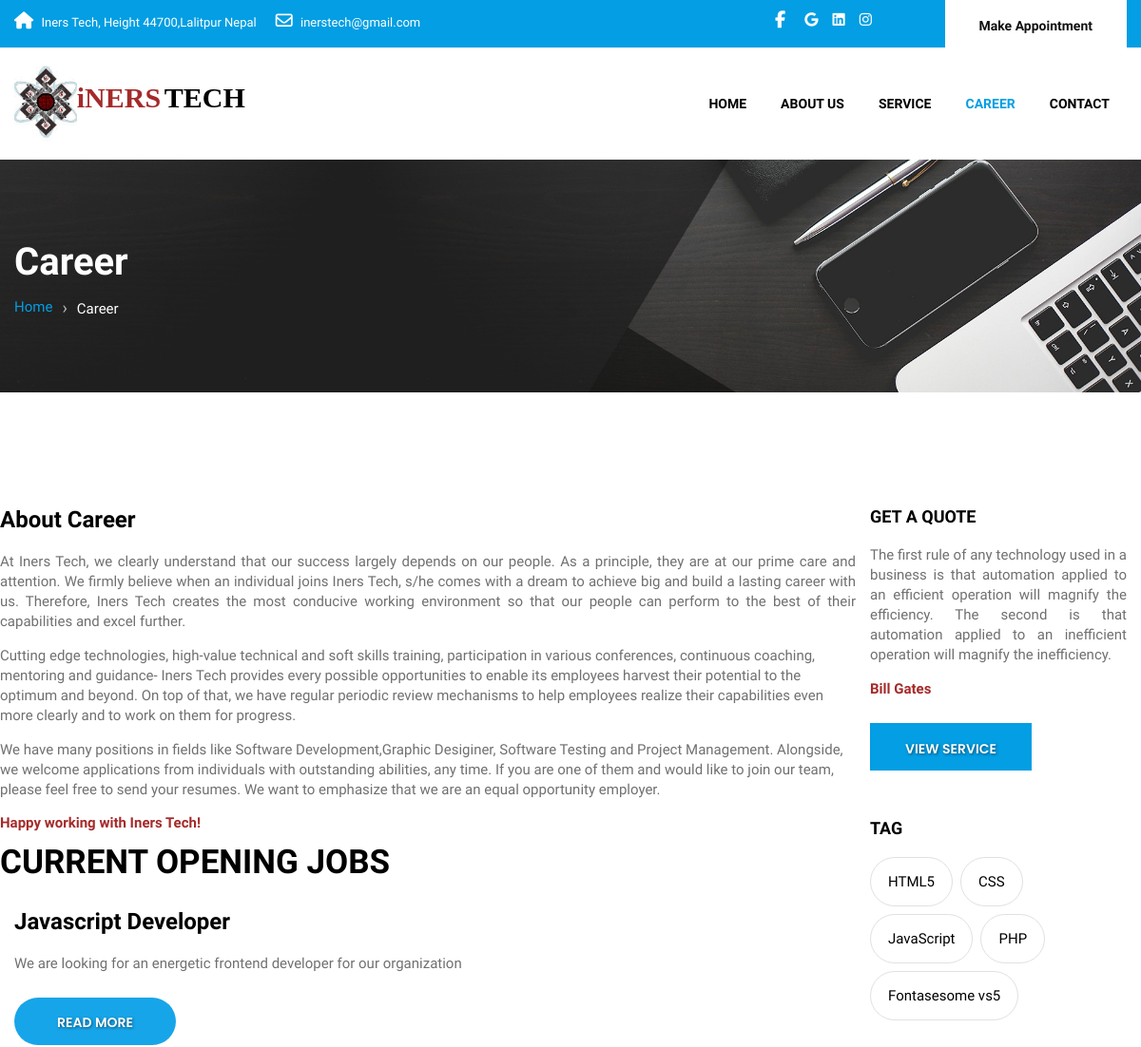
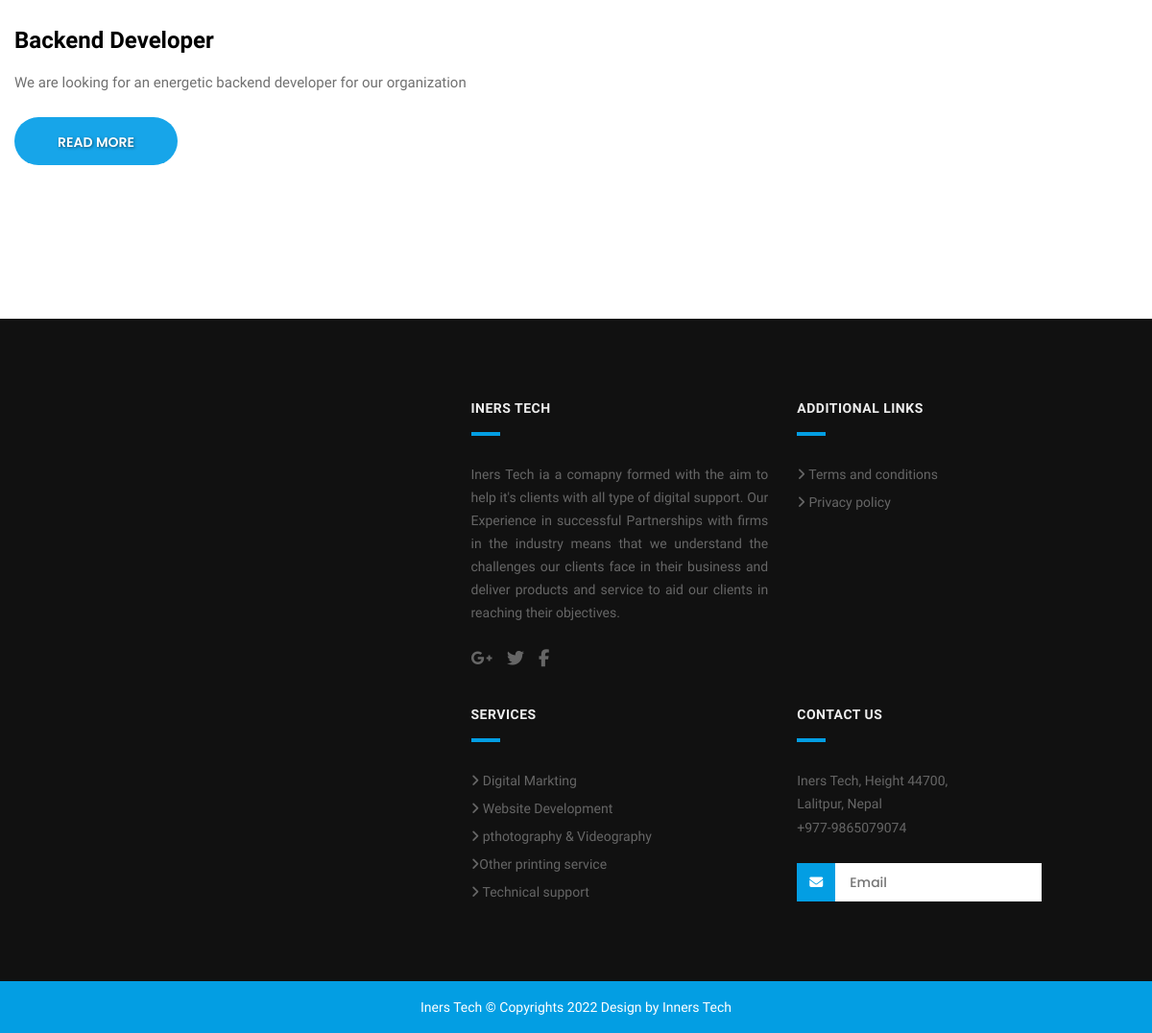
/career.php, run on the app's committed database (2 pictures, top to bottom).
### tables this page shows
CREATE TABLE `vacancy` (
  `id` int(11) NOT NULL,
  `title` varchar(1000) NOT NULL,
  `description` varchar(1000) NOT NULL,
  `responsibilities` varchar(1000) NOT NULL,
  `requirements` varchar(1000) NOT NULL,
  `deadline` date NOT NULL
);

### career.php (the view)
<?php
include 'layout/header.php'
?>
<div id="inner_banner" class="section inner_banner_section">
  <div class="container">
    <div class="row">
      <div class="col-md-12">
        <div class="full">
          <div class="title-holder">
            <div class="title-holder-cell text-left">
              <h1 class="page-title">Career</h1>
              <ol class="breadcrumb">
                <li><a href="index.php">Home</a></li>
                <li class="active">Career</li>
              </ol>
            </div>
          </div>
        </div>
      </div>
    </div>
  </div>
</div>
<div class="section padding_layout_1">
  <div class="container">
    <div class="row">
      <div class="col-md-9">
        <div class="row">
          <h3>About Career</h3>
          <p style="text-align:justify;">At Iners Tech, we clearly understand that our success largely depends on our people. As a principle, they are at our prime care and attention. We firmly believe when an individual joins Iners Tech, s/he comes with a dream to achieve big and build a lasting career with us. Therefore, Iners Tech creates the most conducive working environment so that our people can perform to the best of their capabilities and excel further.</p>
          <p>Cutting edge technologies, high-value technical and soft skills training, participation in various conferences, continuous coaching, mentoring and guidance- Iners Tech provides every possible opportunities to enable its employees harvest their potential to the optimum and beyond. On top of that, we have regular periodic review mechanisms to help employees realize their capabilities even more clearly and to work on them for progress.</p>
          <p>We have many positions in fields like Software Development,Graphic Desiginer, Software Testing and Project Management. Alongside, we welcome applications from individuals with outstanding abilities, any time. If you are one of them and would like to join our team, please feel free to send your resumes. We want to emphasize that we are an equal opportunity employer.</p>
          <center style="text-align:center; color:brown; font-weight:bold; ">Happy working with Iners Tech!</center>
        </div>
        <div class="row" style="margin-bottom: 30px;">
          <h2 style=" font-weight:bold;">Current Opening Jobs</h2>
          <?php
          include 'admin/includes/connection.php';
          $sql = "select * from vacancy";
          $query = mysqli_query($connection, $sql);
          while ($row = mysqli_fetch_assoc($query)) {
          ?>
            <div class="col-md-12">
              <div class="full" style="margin-top: 15px;">
                <h3><?php echo $row['title'] ?></h3>
                <p><?php echo $row['description']?></p>
                <p><a class="btn main_bt" href="recruitment.php?id=<?php echo $row['id']?>">Read More</a></p>
              </div>
            </div>
          <?php
          }
          ?>
        </div>
      </div>
      <div class="col-md-3">
        <div class="side_bar">
          <div class="side_bar_blog">
            <h4>GET A QUOTE</h4>
            <p style="text-align: justify;">The first rule of any technology used in a business is that automation applied to an efficient operation will magnify the efficiency. The second is that automation applied to an inefficient operation will magnify the inefficiency.</p>
            <p style=" margin-bottom:15px; color:brown; font-weight:bold"> Bill Gates</p>
            <a class="btn sqaure_bt" href="service.php">View Service</a>
          </div>
          <div class="side_bar_blog">
            <h4>TAG</h4>
            <div class="tags">
              <ul>
                <li><a href="#">HTML5</a></li>
                <li><a href="#">CSS</a></li>
                <li><a href="#">JavaScript</a></li>
                <li><a href="#">PHP</a></li>
                <li><a href="#">Fontasesome vs5</a></li>
              </ul>
            </div>
          </div>
        </div>
      </div>
    </div>
  </div>
</div>
<?php
include 'layout/footer.php'
?>

### assets/css/style.css (style rules this page uses)
* { margin: 0; padding: 0; outline: none !important; box-sizing: border-box; }
html, body { color: #898989; font-size: 15px; font-family: 'Raleway', sans-serif; line-height: normal; font-weight: 400; overflow-x: hidden; }
body { overflow-x: hidden; }
a { color: #1f1f1f; text-decoration: none !important; outline: none !important; -webkit-transition: all .3s ease-in-out; -moz-transition: all .3s ease-in-out; -ms-transition: all .3s ease-in-out; -o-transition: all .3s ease-in-out; transition: all .3s ease-in-out; }
h1, h2, h3, h4, h5, h6 { letter-spacing: 0; font-weight: normal; position: relative; padding: 0; font-weight: normal; line-height: normal; color: #1f1f1f; margin: 0 }
h1 { font-size: 24px }
h3 { font-size: 18px }
h4 { font-size: 16px }
ol, ul { list-style: none; margin: 0; }
a { color: #000; text-decoration: none; outline: none; }
a, .btn { text-decoration: none !important; outline: none !important; -webkit-transition: all .3s ease-in-out; -moz-transition: all .3s ease-in-out; -ms-transition: all .3s ease-in-out; -o-transition: all .3s ease-in-out; transition: all .3s ease-in-out; }
a.btn, button.btn { min-width: 170px; height: 50px; border-radius: 100px; padding: 0; text-align: center; line-height: 52px; font-size: 14px; font-weight: 600; text-transform: uppercase; margin-top: 10px; color: #fff; border: solid transform 1px; text-shadow: 1px 1px 3px rgba(0, 0, 0, .5); position: relative; font-family: 'Poppins', sans-serif; }
h2 { font-size: 35px; color: #000; line-height: 36px; font-weight: 600; position: relative; margin-bottom: 15px; text-transform: uppercase; margin-top: 15px; }
h3 { font-size: 24px; color: #000; line-height: normal; font-weight: 500; text-transform: none; margin-bottom: 20px; font-weight: 600; }
h4 { font-size: 18px; color: #000; line-height: 21px; font-weight: 600; text-transform: none; margin: 30px 0 20px 0; }
p { color: #707070; font-size: 15px; line-height: 21px; }
.container { width: 1200px; max-width: 1200px; }
.full { width: 100%; float: left; margin: 0; padding: 0; }
.section { float: left; width: 100%; }
.padding_layout_1 { padding-top: 120px; padding-bottom: 115px; }
.side_bar h4 { margin-top: 0; }
.side_bar_blog { margin-bottom: 50px; float: left; width: 100%; }
.tags a { border: solid 1px #e1e1e1; border-radius: 50px; padding: 0 18px; float: left; min-height: 50px; line-height: 50px; }
.tags li { float: left; margin-right: 8px; margin-bottom: 8px; }
.inner_banner_section { background: url('../images/it_service/inner_page_banner.jpg'); min-height: 245px; background-size: cover; background-position: center center; }
.page-title { color: #fff; font-size: 40px; font-weight: 700; line-height: 45px; margin-bottom: 15px; }
.breadcrumb { background: transparent; padding: 0; margin: 0; color: #fff; }
.breadcrumb li { font-weight: 500; font-size: 15px; }
.breadcrumb>li+li::before { position: relative; content: '\203A'; margin: 0 10px; font-size: 18px; color: inherit; opacity: .7; display: inline-block; }
.breadcrumb li a { position: relative; top: 1px; left: 0; }
.title-holder { margin: 85px 0 0; }

### assets/css/colors1.css (style rules this page uses)
#navbar_menu > ul > li a.active, #navbar_menu > ul > li:hover > a, #navbar_menu > ul > li:focus > a, footer p a:hover,footer p a:focus, .footer-menu li a:hover, .footer-menu li a:focus, footer ul.social_icons li a:hover, footer ul.social_icons li a:focus, .breadcrumb li a { color: #039ee3; }
.btn.sqaure_bt { border-radius: 0; background: #039ee3; }
a.btn.main_bt, button.btn.main_bt { background: #17a5e9; border: none; }

### data on the page
vacancy: title "Javascript Developer", description "We are looking for an energetic frontend developer for our organization"
vacancy: title "Backend Developer", description "We are looking for an energetic backend developer for our organization"
